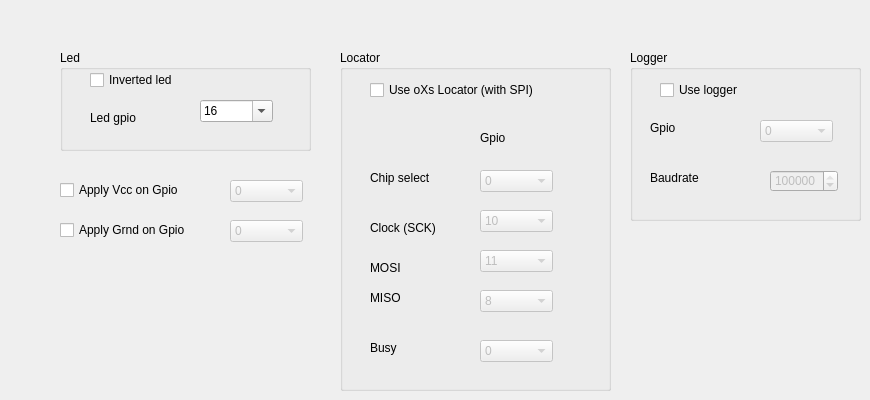
      <widget class="QWidget" name="tab_5">
       <attribute name="title">
        <string>Others</string>
       </attribute>
       <widget class="QCheckBox" name="cbVcc">
        <property name="geometry">
         <rect>
          <x>60</x>
          <y>180</y>
          <width>161</width>
          <height>20</height>
         </rect>
        </property>
        <property name="text">
         <string>Apply Vcc on Gpio</string>
        </property>
       </widget>
       <widget class="QComboBox" name="comboBoxVcc">
        <property name="enabled">
         <bool>false</bool>
        </property>
        <property name="geometry">
         <rect>
          <x>230</x>
          <y>180</y>
          <width>73</width>
          <height>22</height>
         </rect>
        </property>
        <item>
         <property name="text">
          <string>0</string>
         </property>
        </item>
        <item>
         <property name="text">
          <string>1</string>
         </property>
        </item>
        <item>
         <property name="text">
          <string>2</string>
         </property>
        </item>
        <item>
         <property name="text">
          <string>3</string>
         </property>
        </item>
        <item>
         <property name="text">
          <string>4</string>
         </property>
        </item>
        <item>
         <property name="text">
          <string>5</string>
         </property>
        </item>
        <item>
         <property name="text">
          <string>6</string>
         </property>
        </item>
        <item>
         <property name="text">
          <string>7</string>
         </property>
        </item>
        <item>
         <property name="text">
          <string>8</string>
         </property>
        </item>
        <item>
         <property name="text">
          <string>9</string>
         </property>
        </item>
        <item>
         <property name="text">
          <string>10</string>
         </property>
        </item>
        <item>
         <property name="text">
          <string>11</string>
         </property>
        </item>
        <item>
         <property name="text">
          <string>12</string>
         </property>
        </item>
        <item>
         <property name="text">
          <string>13</string>
         </property>
        </item>
        <item>
         <property name="text">
          <string>14</string>
         </property>
        </item>
        <item>
         <property name="text">
          <string>15</string>
         </property>
        </item>
        <item>
         <property name="text">
          <string>26</string>
         </property>
        </item>
        <item>
         <property name="text">
          <string>27</string>
         </property>
        </item>
        <item>
         <property name="text">
          <string>28</string>
         </property>
        </item>
        <item>
         <property name="text">
          <string>29</string>
         </property>
        </item>
       </widget>
       <widget class="QComboBox" name="comboBoxGrnd">
        <property name="enabled">
         <bool>false</bool>
        </property>
        <property name="geometry">
         <rect>
          <x>230</x>
          <y>220</y>
          <width>73</width>
          <height>22</height>
         </rect>
        </property>
        <item>
         <property name="text">
          <string>0</string>
         </property>
        </item>
        <item>
         <property name="text">
          <string>1</string>
         </property>
        </item>
        <item>
         <property name="text">
          <string>2</string>
         </property>
        </item>
        <item>
         <property name="text">
          <string>3</string>
         </property>
        </item>
        <item>
         <property name="text">
          <string>4</string>
         </property>
        </item>
        <item>
         <property name="text">
          <string>5</string>
         </property>
        </item>
        <item>
         <property name="text">
          <string>6</string>
         </property>
        </item>
        <item>
         <property name="text">
          <string>7</string>
         </property>
        </item>
        <item>
         <property name="text">
          <string>8</string>
         </property>
        </item>
        <item>
         <property name="text">
          <string>9</string>
         </property>
        </item>
        <item>
         <property name="text">
          <string>10</string>
         </property>
        </item>
        <item>
         <property name="text">
          <string>11</string>
         </property>
        </item>
        <item>
         <property name="text">
          <string>12</string>
         </property>
        </item>
        <item>
         <property name="text">
          <string>13</string>
         </property>
        </item>
        <item>
         <property name="text">
          <string>14</string>
         </property>
        </item>
        <item>
         <property name="text">
          <string>15</string>
         </property>
        </item>
        <item>
         <property name="text">
          <string>26</string>
         </property>
        </item>
        <item>
         <property name="text">
          <string>27</string>
         </property>
        </item>
        <item>
         <property name="text">
          <string>28</string>
         </property>
        </item>
        <item>
         <property name="text">
          <string>29</string>
         </property>
        </item>
       </widget>
       <widget class="QCheckBox" name="cbGrnd">
        <property name="geometry">
         <rect>
          <x>60</x>
          <y>220</y>
          <width>151</width>
          <height>20</height>
         </rect>
        </property>
        <property name="text">
         <string>Apply Grnd on Gpio</string>
        </property>
       </widget>
       <widget class="QGroupBox" name="groupBox_6">
        <property name="geometry">
         <rect>
          <x>340</x>
          <y>50</y>
          <width>271</width>
          <height>341</height>
         </rect>
        </property>
        <property name="title">
         <string>Locator</string>
        </property>
        <widget class="QCheckBox" name="cbLocator">
         <property name="geometry">
          <rect>
           <x>30</x>
           <y>30</y>
           <width>211</width>
           <height>20</height>
          </rect>
         </property>
         <property name="text">
          <string>Use oXs Locator (with SPI)</string>
         </property>
        </widget>
        <widget class="QLabel" name="label_22">
         <property name="geometry">
          <rect>
           <x>30</x>
           <y>170</y>
           <width>100</width>
           <height>16</height>
          </rect>
         </property>
         <property name="text">
          <string>Clock (SCK)</string>
         </property>
        </widget>
        <widget class="QComboBox" name="comboBoxSpiSck">
         <property name="enabled">
          <bool>false</bool>
         </property>
         <property name="geometry">
          <rect>
           <x>140</x>
           <y>160</y>
           <width>73</width>
           <height>22</height>
          </rect>
         </property>
         <item>
          <property name="text">
           <string>10</string>
          </property>
         </item>
         <item>
          <property name="text">
           <string>14</string>
          </property>
         </item>
         <item>
          <property name="text">
           <string>26</string>
          </property>
         </item>
        </widget>
        <widget class="QLabel" name="label_23">
         <property name="geometry">
          <rect>
           <x>30</x>
           <y>210</y>
           <width>100</width>
           <height>16</height>
          </rect>
         </property>
         <property name="text">
          <string>MOSI</string>
         </property>
        </widget>
        <widget class="QComboBox" name="comboBoxSpiMosi">
         <property name="enabled">
          <bool>false</bool>
         </property>
         <property name="geometry">
          <rect>
           <x>140</x>
           <y>200</y>
           <width>73</width>
           <height>22</height>
          </rect>
         </property>
         <item>
          <property name="text">
           <string>11</string>
          </property>
         </item>
         <item>
          <property name="text">
           <string>15</string>
          </property>
         </item>
         <item>
          <property name="text">
           <string>27</string>
          </property>
         </item>
        </widget>
        <widget class="QLabel" name="label_24">
         <property name="geometry">
          <rect>
           <x>30</x>
           <y>240</y>
           <width>100</width>
           <height>16</height>
          </rect>
         </property>
         <property name="text">
          <string>MISO</string>
         </property>
        </widget>
        <widget class="QComboBox" name="comboBoxSpiMiso">
         <property name="enabled">
          <bool>false</bool>
         </property>
         <property name="geometry">
          <rect>
           <x>140</x>
           <y>240</y>
           <width>73</width>
           <height>22</height>
          </rect>
         </property>
         <item>
          <property name="text">
           <string>8</string>
          </property>
         </item>
         <item>
          <property name="text">
           <string>12</string>
          </property>
         </item>
         <item>
          <property name="text">
           <string>28</string>
          </property>
         </item>
        </widget>
        <widget class="QLabel" name="label_30">
         <property name="geometry">
          <rect>
           <x>30</x>
           <y>290</y>
           <width>100</width>
           <height>16</height>
          </rect>
         </property>
         <property name="text">
          <string>Busy</string>
         </property>
        </widget>
        <widget class="QComboBox" name="comboBoxSpiBusy">
         <property name="enabled">
          <bool>false</bool>
         </property>
         <property name="geometry">
          <rect>
           <x>140</x>
           <y>290</y>
           <width>73</width>
           <height>22</height>
          </rect>
         </property>
         <item>
          <property name="text">
           <string>0</string>
          </property>
         </item>
         <item>
          <property name="text">
           <string>1</string>
          </property>
         </item>
         <item>
          <property name="text">
           <string>2</string>
          </property>
         </item>
         <item>
          <property name="text">
           <string>3</string>
          </property>
         </item>
         <item>
          <property name="text">
           <string>4</string>
          </property>
         </item>
         <item>
          <property name="text">
           <string>5</string>
          </property>
         </item>
         <item>
          <property name="text">
           <string>6</string>
          </property>
         </item>
         <item>
          <property name="text">
           <string>7</string>
          </property>
         </item>
         <item>
          <property name="text">
           <string>8</string>
          </property>
         </item>
         <item>
          <property name="text">
           <string>9</string>
          </property>
         </item>
         <item>
          <property name="text">
           <string>10</string>
          </property>
         </item>
         <item>
          <property name="text">
           <string>11</string>
          </property>
         </item>
         <item>
          <property name="text">
           <string>12</string>
          </property>
         </item>
         <item>
          <property name="text">
           <string>13</string>
          </property>
         </item>
         <item>
          <property name="text">
           <string>14</string>
          </property>
         </item>
         <item>
          <property name="text">
           <string>15</string>
          </property>
         </item>
         <item>
          <property name="text">
           <string>26</string>
          </property>
         </item>
         <item>
          <property name="text">
           <string>27</string>
          </property>
         </item>
         <item>
          <property name="text">
           <string>28</string>
          </property>
         </item>
         <item>
          <property name="text">
           <string>29</string>
          </property>
         </item>
        </widget>
        <widget class="QLabel" name="label_46">
         <property name="geometry">
          <rect>
           <x>140</x>
           <y>80</y>
           <width>55</width>
           <height>16</height>
          </rect>
         </property>
         <property name="text">
          <string>Gpio</string>
         </property>
        </widget>
        <widget class="QLabel" name="label_48">
         <property name="geometry">
          <rect>
           <x>30</x>
           <y>120</y>
           <width>81</width>
           <height>16</height>
          </rect>
         </property>
         <property name="text">
          <string>Chip select</string>
         </property>
        </widget>
        <widget class="QComboBox" name="comboBoxSpiCs">
         <property name="enabled">
          <bool>false</bool>
         </property>
         <property name="geometry">
          <rect>
           <x>140</x>
           <y>120</y>
           <width>73</width>
           <height>22</height>
          </rect>
         </property>
         <item>
          <property name="text">
           <string>0</string>
          </property>
         </item>
         <item>
          <property name="text">
           <string>1</string>
          </property>
         </item>
         <item>
          <property name="text">
           <string>2</string>
          </property>
         </item>
         <item>
          <property name="text">
           <string>3</string>
          </property>
         </item>
         <item>
          <property name="text">
           <string>4</string>
          </property>
         </item>
         <item>
          <property name="text">
           <string>5</string>
          </property>
         </item>
         <item>
          <property name="text">
           <string>6</string>
          </property>
         </item>
         <item>
          <property name="text">
           <string>7</string>
          </property>
         </item>
         <item>
          <property name="text">
           <string>8</string>
          </property>
         </item>
         <item>
          <property name="text">
           <string>9</string>
          </property>
         </item>
         <item>
          <property name="text">
           <string>10</string>
          </property>
         </item>
         <item>
          <property name="text">
           <string>11</string>
          </property>
         </item>
         <item>
          <property name="text">
           <string>12</string>
          </property>
         </item>
         <item>
          <property name="text">
           <string>13</string>
          </property>
         </item>
         <item>
          <property name="text">
           <string>14</string>
          </property>
         </item>
         <item>
          <property name="text">
           <string>15</string>
          </property>
         </item>
         <item>
          <property name="text">
           <string>26</string>
          </property>
         </item>
         <item>
          <property name="text">
           <string>27</string>
          </property>
         </item>
         <item>
          <property name="text">
           <string>28</string>
          </property>
         </item>
         <item>
          <property name="text">
           <string>29</string>
          </property>
         </item>
        </widget>
       </widget>
       <widget class="QGroupBox" name="groupBox_10">
        <property name="geometry">
         <rect>
          <x>630</x>
          <y>50</y>
          <width>231</width>
          <height>171</height>
         </rect>
        </property>
        <property name="title">
         <string>Logger</string>
        </property>
        <widget class="QCheckBox" name="cbLogger">
         <property name="geometry">
          <rect>
           <x>30</x>
           <y>30</y>
           <width>211</width>
           <height>20</height>
          </rect>
         </property>
         <property name="text">
          <string>Use logger</string>
         </property>
        </widget>
        <widget class="QLabel" name="label_21">
         <property name="geometry">
          <rect>
           <x>20</x>
           <y>70</y>
           <width>100</width>
           <height>16</height>
          </rect>
         </property>
         <property name="text">
          <string>Gpio</string>
         </property>
        </widget>
        <widget class="QComboBox" name="comboBoxLogger">
         <property name="enabled">
          <bool>false</bool>
         </property>
         <property name="geometry">
          <rect>
           <x>130</x>
           <y>70</y>
           <width>73</width>
           <height>22</height>
          </rect>
         </property>
         <item>
          <property name="text">
           <string>0</string>
          </property>
         </item>
         <item>
          <property name="text">
           <string>1</string>
          </property>
         </item>
         <item>
          <property name="text">
           <string>2</string>
          </property>
         </item>
         <item>
          <property name="text">
           <string>3</string>
          </property>
         </item>
         <item>
          <property name="text">
           <string>4</string>
          </property>
         </item>
         <item>
          <property name="text">
           <string>5</string>
          </property>
         </item>
         <item>
          <property name="text">
           <string>6</string>
          </property>
         </item>
         <item>
          <property name="text">
           <string>7</string>
          </property>
         </item>
         <item>
          <property name="text">
           <string>8</string>
          </property>
         </item>
         <item>
          <property name="text">
           <string>9</string>
          </property>
         </item>
         <item>
          <property name="text">
           <string>10</string>
          </property>
         </item>
         <item>
          <property name="text">
           <string>11</string>
          </property>
         </item>
         <item>
          <property name="text">
           <string>12</string>
          </property>
         </item>
         <item>
          <property name="text">
           <string>13</string>
          </property>
         </item>
         <item>
          <property name="text">
           <string>14</string>
          </property>
         </item>
         <item>
          <property name="text">
           <string>15</string>
          </property>
         </item>
         <item>
          <property name="text">
           <string>26</string>
          </property>
         </item>
         <item>
          <property name="text">
           <string>27</string>
          </property>
         </item>
         <item>
          <property name="text">
           <string>28</string>
          </property>
         </item>
         <item>
          <property name="text">
           <string>29</string>
          </property>
         </item>
        </widget>
        <widget class="QLabel" name="label_31">
         <property name="geometry">
          <rect>
           <x>20</x>
           <y>120</y>
           <width>94</width>
           <height>16</height>
          </rect>
         </property>
         <property name="text">
          <string>Baudrate</string>
         </property>
        </widget>
        <widget class="QSpinBox" name="doubleSpinBoxLoggerBaudrate">
         <property name="enabled">
          <bool>false</bool>
         </property>
         <property name="geometry">
          <rect>
           <x>140</x>
           <y>120</y>
           <width>68</width>
           <height>22</height>
          </rect>
         </property>
         <property name="maximum">
          <number>420000</number>
         </property>
         <property name="value">
          <number>115200</number>
         </property>
        </widget>
       </widget>
       <widget class="QGroupBox" name="groupBox_11">
        <property name="geometry">
         <rect>
          <x>60</x>
          <y>50</y>
          <width>251</width>
          <height>101</height>
         </rect>
        </property>
        <property name="title">
         <string>Led</string>
        </property>
        <widget class="QCheckBox" name="cbInvertedLed">
         <property name="geometry">
          <rect>
           <x>30</x>
           <y>20</y>
           <width>141</width>
           <height>20</height>
          </rect>
         </property>
         <property name="text">
          <string>Inverted led</string>
         </property>
        </widget>
        <widget class="QLabel" name="label_32">
         <property name="geometry">
          <rect>
           <x>30</x>
           <y>60</y>
           <width>81</width>
           <height>16</height>
          </rect>
         </property>
         <property name="text">
          <string>Led gpio</string>
         </property>
        </widget>
        <widget class="QComboBox" name="comboBoxLedGpio">
         <property name="enabled">
          <bool>true</bool>
         </property>
         <property name="geometry">
          <rect>
           <x>140</x>
           <y>50</y>
           <width>73</width>
           <height>22</height>
          </rect>
         </property>
         <property name="editable">
          <bool>true</bool>
         </property>
         <item>
          <property name="text">
           <string>16</string>
          </property>
         </item>
         <item>
          <property name="text">
           <string>0</string>
          </property>
         </item>
         <item>
          <property name="text">
           <string>1</string>
          </property>
         </item>
         <item>
          <property name="text">
           <string>2</string>
          </property>
         </item>
         <item>
          <property name="text">
           <string>3</string>
          </property>
         </item>
         <item>
          <property name="text">
           <string>4</string>
          </property>
         </item>
         <item>
          <property name="text">
           <string>5</string>
          </property>
         </item>
         <item>
          <property name="text">
           <string>6</string>
          </property>
         </item>
         <item>
          <property name="text">
           <string>7</string>
          </property>
         </item>
         <item>
          <property name="text">
           <string>8</string>
          </property>
         </item>
         <item>
          <property name="text">
           <string>9</string>
          </property>
         </item>
         <item>
          <property name="text">
           <string>10</string>
          </property>
         </item>
         <item>
          <property name="text">
           <string>11</string>
          </property>
         </item>
         <item>
          <property name="text">
           <string>12</string>
          </property>
         </item>
         <item>
          <property name="text">
           <string>13</string>
          </property>
         </item>
         <item>
          <property name="text">
           <string>14</string>
          </property>
         </item>
         <item>
          <property name="text">
           <string>15</string>
          </property>
         </item>
         <item>
          <property name="text">
           <string>26</string>
          </property>
         </item>
         <item>
          <property name="text">
           <string>27</string>
          </property>
         </item>
         <item>
          <property name="text">
           <string>28</string>
          </property>
         </item>
         <item>
          <property name="text">
           <string>29</string>
          </property>
         </item>
        </widget>
       </widget>
      </widget>
